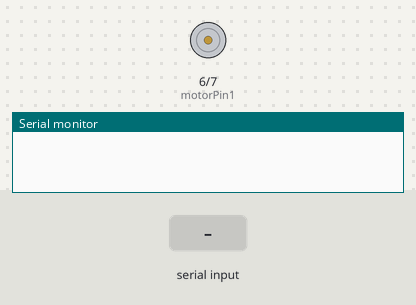
Bench run of a sketch on a simulated Arduino Uno, built with avr-gcc and run on an emulated ATmega328P. Parts: motor-driver pin pairs drawn as motors (green arrow = first pin HIGH = forward, orange = second pin HIGH = backward, longer = more drive), the last lines printed to the serial monitor. Inputs (shaded band) come from the test bench.

Above: at 1.2 s.
1.3 s: "1" received over Serial
At 1.9 s:
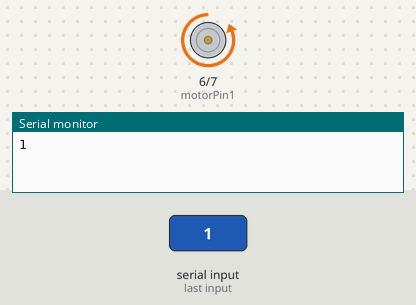
2.8 s: "0" received over Serial
At 4.2 s:
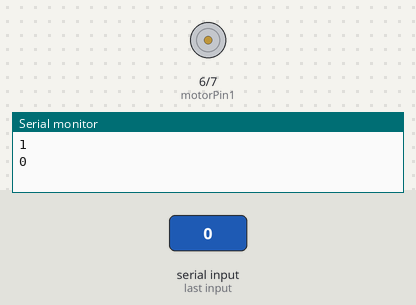
Timing chart, 0 to 5.8 s (numbered marks = the images above; inputs shaded):
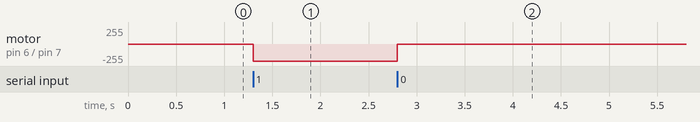

The sketch:

sketch_nov17a.ino
```cpp
// Define the pin numbers
// https://community.wia.io/d/27-driving-a-dc-motor-with-an-arduino-and-the-l293d-motor-driver
// https://www.instructables.com/id/Arduino-DC-motor-speed-and-direction-L293D/
int motorPin1 = 6;
int motorPin2 = 7;
char val;
void setup()
{
    pinMode(motorPin1, OUTPUT);
  pinMode(motorPin2, OUTPUT);
//  pinMode(ledpin, OUTPUT);  // pin 13 (on-board LED) as OUTPUT
  Serial.begin(9600);       // start serial communication at 115200bps
}

void loop() {
  if ( Serial.available() )      // if data is available to read
  {
    val = Serial.read();         // read it and store it in 'val'
    Serial.println(val );
    if ( val == '0' )              // if '0' was received led 13 is switched off
    {
       // Turn the motor in one direction
  digitalWrite(motorPin1, LOW);
  digitalWrite(motorPin2, LOW);
    }
    if ( val == '1' )              // if '1' was received led 13 on
    {
       // Turn the motor in one direction
  digitalWrite(motorPin1, LOW);
  digitalWrite(motorPin2, HIGH);
    }
  }
}
```

Measured:
- after the input at 1.3 s, motor on pin 6 (motorPin1) / pin 7 (motorPin2): stopped → backward 255/255 at once
- after the input at 2.8 s, motor on pin 6 (motorPin1) / pin 7 (motorPin2): backward 255/255 → stopped at once
